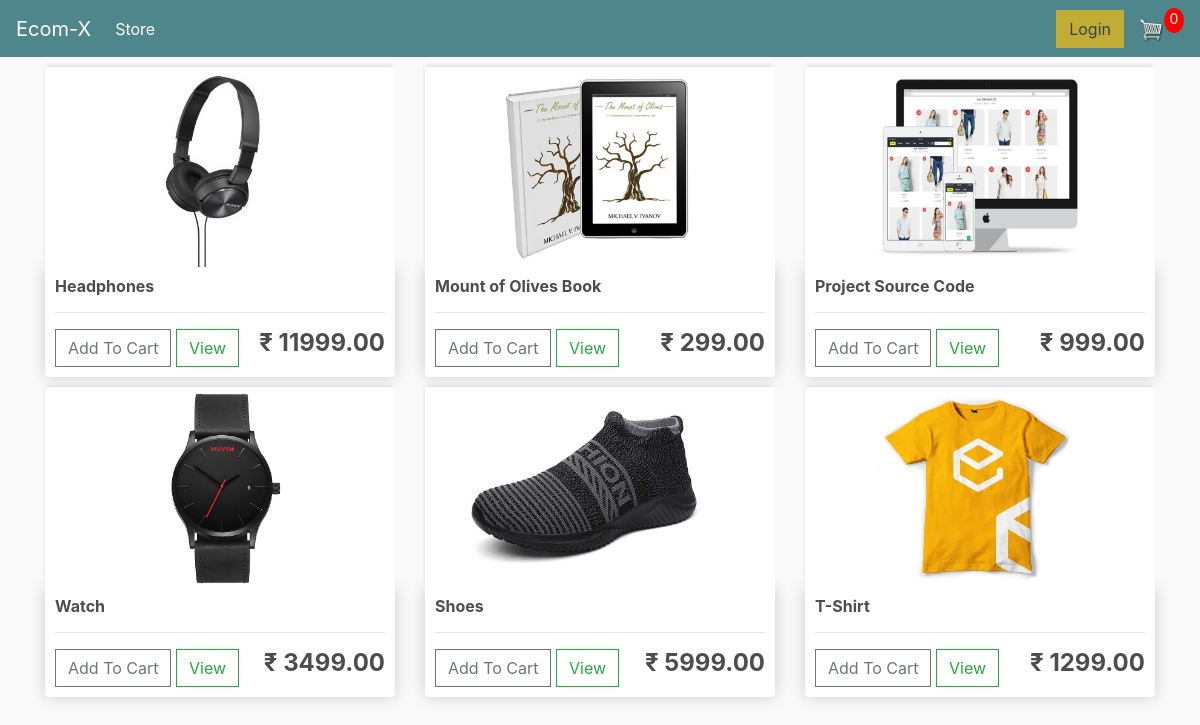
The page / on the database its author committed.
### store/models.py (models this page shows, shortened)
class Product(models.Model):
    name = models.CharField(max_length=200,null=True)
    price = models.DecimalField(max_digits=7, decimal_places=2)
    digital = models.BooleanField(default=False, null=True, blank=True)
    image = models.ImageField(null=True, blank=True)
    @property
    def imageUrl(self):
        try:
            url = self.image.url
        except:
            url = ''
        return url

### store/views.py (the view)
# urls.py: path('', include('store.urls'))
def store(request):
    data = cartData(request)
    cartItems = data['cartItems']
    products = Product.objects.all()
    context = {'products': products, 'cartItems': cartItems}
    return render(request, 'store/store.html', context)

### store/utils.py (called while the page is built, shortened)
def cookieCart(request):
    try:
        cart = json.loads(request.COOKIES['cart'])
    except:
        cart = {}
    items = []
    order = {'get_cart_total': 0, 'get_cart_items': 0}
    cartItems = order['get_cart_items']
    return {
        'cartItems': cartItems,
        'order': order,
        'items': items
    }

def cartData(request):
    if request.user.is_authenticated:
        customer = request.user.customer
        order, created = Order.objects.get_or_create(customer=customer, complete=False)
        items = order.orderitem_set.all()
        cartItems = order.get_cart_items
    else:
        cookieData = cookieCart(request)
        cartItems = cookieData['cartItems']
        order = cookieData['order']
        items = cookieData['items']
    return {
        'cartItems': cartItems,
        'order': order,
        'items': items
    }

### store/templates/store/store.html
{% extends 'store/main.html' %}
{% load static %}
{% block content %}
    <div class="row">
        {% for product in products %}
            <div class="col-lg-4">
                <img class="thumbnail" src="{{product.imageUrl}}" alt="{% static 'images/placeholder.png' %}">
                <div class="box-element product">
                    <h6><strong>{{product.name}}</strong></h6>
                    <hr>
                    <button data-product="{{product.id}}" data-action="add" class="btn btn-outline-secondary add-btn update-cart">Add To Cart</button>
                    <a class="btn btn-outline-success" href="#">View</a>
                    <h4 style="display: inline-block; float: right;"><strong>₹ {{product.price|floatformat:2}}</strong></h4>
                </div>
            </div>
        {% endfor %}
    </div>
{% endblock content %}

### static/css/main.css (style rules this page uses)
body { background-color: hsl(0, 0%, 98%); }
h1,h2,h3,h4,h5,h6 { color:hsl(0, 0%, 30%); }
.box-element { box-shadow:hsl(0, 0%, 80%) 0 0 16px; background-color: #fff; border-radius: 4px; padding: 10px; }
.thumbnail { width: 100%; height: 200px; -webkit-box-shadow: -1px -3px 5px -2px rgba(214,214,214,1); -moz-box-shadow: -1px -3px 5px -2px rgba(214,214,214,1); box-shadow: -1px -3px 5px -2px rgba(214,214,214,1); }
.product { border-radius: 0 0 4px 4px; }
.col-lg-4, .col-lg-6, .col-lg-8, .col-lg-12 { margin-top: 10px; }
.btn { border-radius: 0; }

### rows shown on the page
Product: imageUrl (picture), name "Headphones", price "11999.00"
Product: imageUrl (picture), name "Mount of Olives Book", price "299.00"
Product: imageUrl (picture), name "Project Source Code", price "999.00"
Product: imageUrl (picture), name "Watch", price "3499.00"
Product: imageUrl (picture), name "Shoes", price "5999.00"
Product: imageUrl (picture), name "T-Shirt", price "1299.00"

### other values the page prints
{{ cartItems }} "0"
